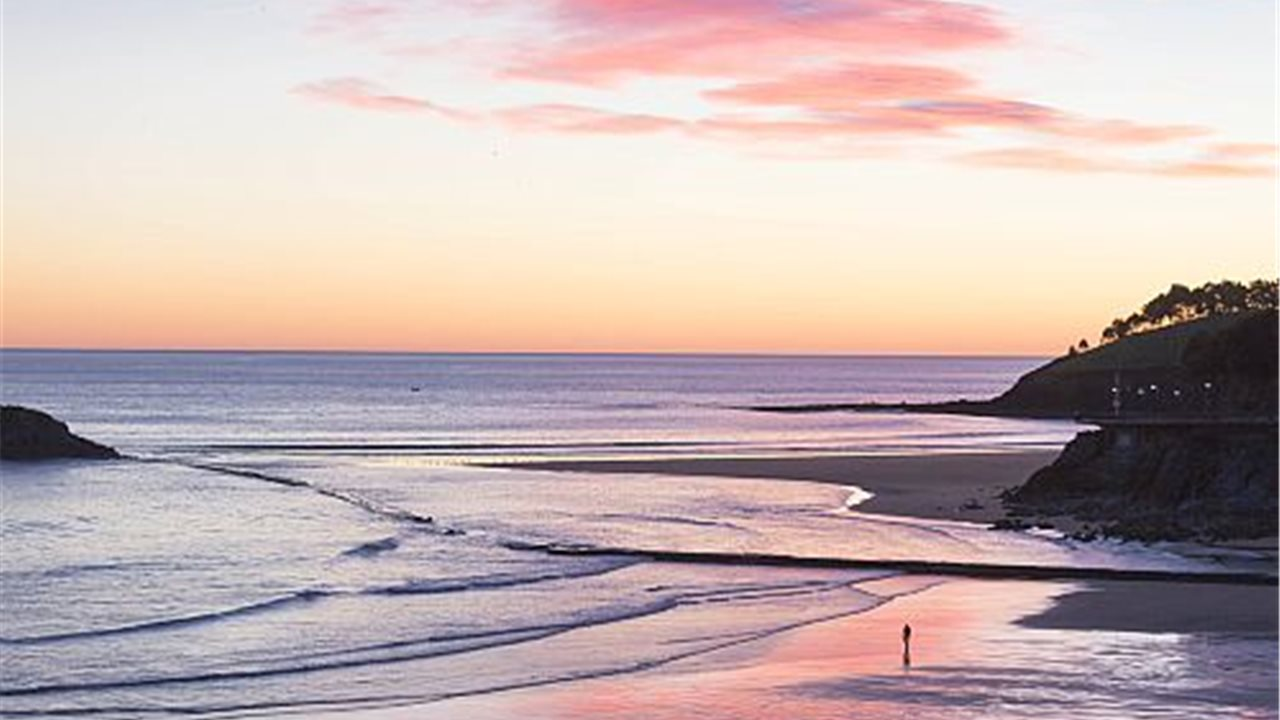
#> input picture pai.jpg, 1280 x 720 px
$ python editar_imgen.py
#> lines starting #> are read from the running program, lines starting #| are printed output that depends on the picture; after the words box and inside, x2 and y2 are one past the last pixel; in counts of white or black regions, pixels touching at a corner belong together
import cv2
import cv
import numpy as nu
img = cv2.imread("pai.jpg")
#> img is the input picture: shape (720, 1280, 3); mean B, G, R 177.6, 178.2, 196.1
cv2.imshow("Original", img)
cv2.waitKey(0)
#imgGris = cv2.cvtColor(img, cv2.COLOR_BGR2GRAY)
imgGris =img
h,w,a=img.shape
#> h = 720; w = 1280; a = 3
mean = 0
cont =0
for i in range(h):
    for j in range(w):
        for z in range (a):
           k=img[i,j,z]
           imgGris[i,j]=k
           mean+=k
           cont+=1
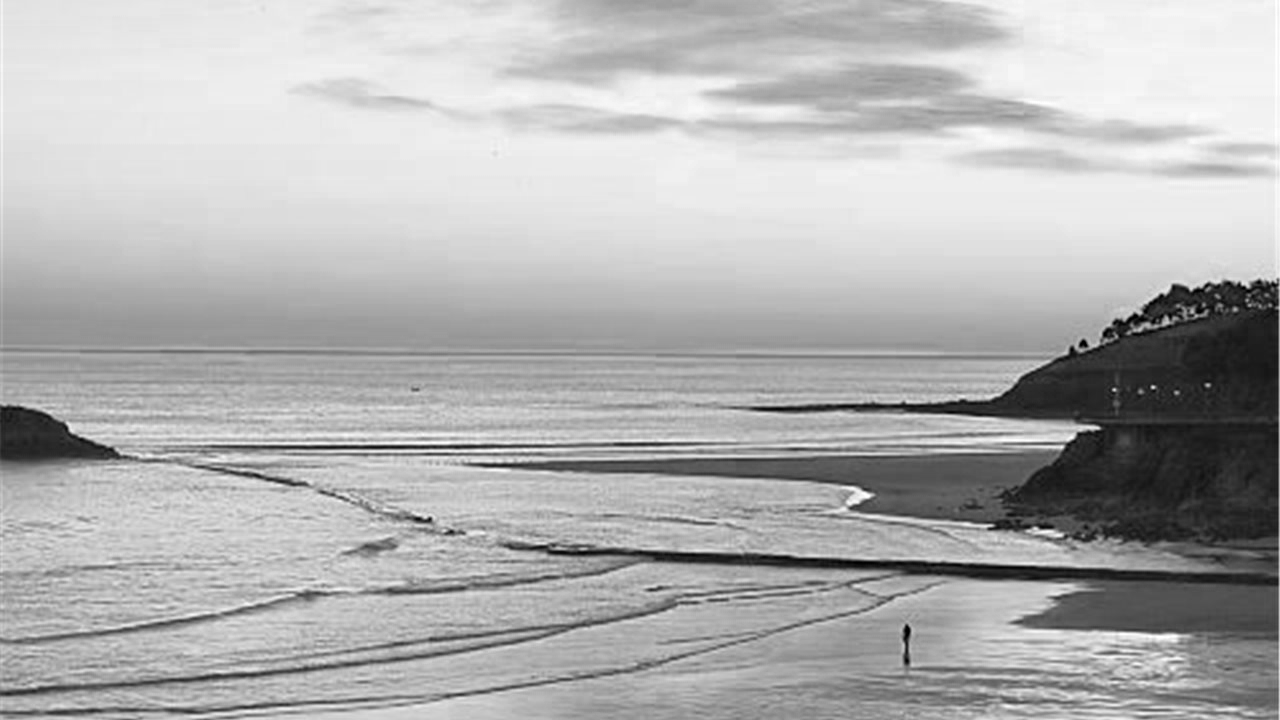
#> imgGris: shape (720, 1280, 3); min 0, max 255, mean 177.6
#> after the loop, cont = 2764800; mean = 491028708
cv2.imshow("Gris", imgGris)
cv2.waitKey(0)
imgNegativo = img
mean/=cont
#> mean = 177.6
for i in range(h):
    for j in range(w):
        for z in range (a):
            if imgGris[i,j,z]<mean:
                imgNegativo[i,j,z]=0
            else:
                imgNegativo[i,j,z]=255
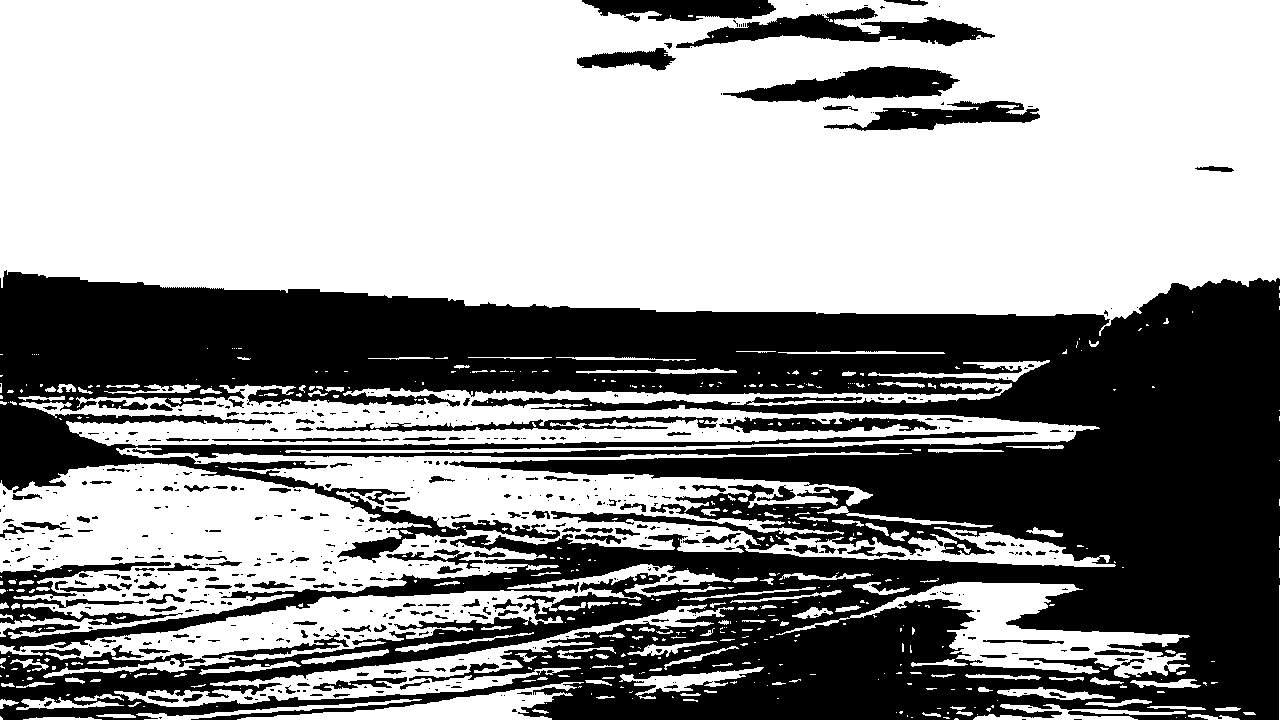
#> imgNegativo: shape (720, 1280, 3); 59.3% white; 577 black regions (414 under 20 px), largest, box (x1, y1, x2, y2) and area: (0, 270, 1280, 720) 334727, (676, 7, 995, 48) 5211, (723, 66, 960, 102) 4667

cv2.imshow("separacion de claro y obscuro", imgNegativo)
cv2.waitKey(0)
